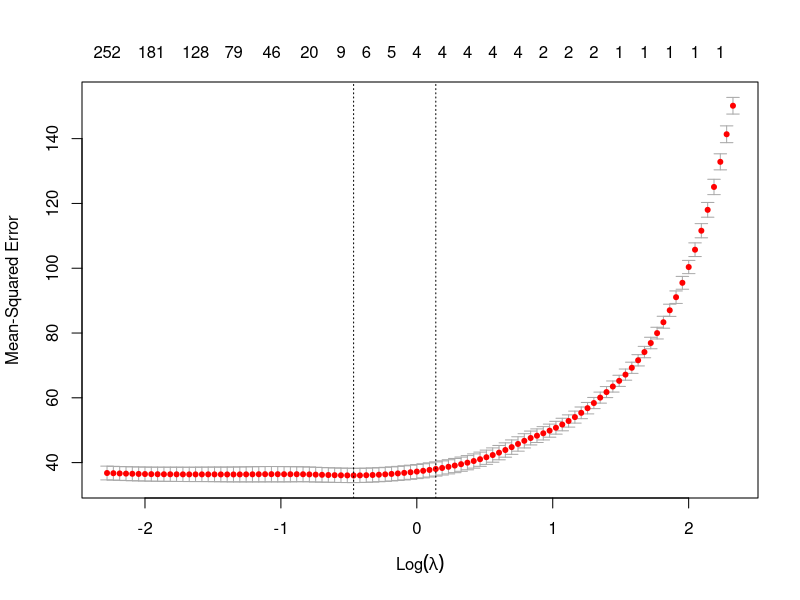

Generate this figure with R: (Note: this script raises an error after producing the figure.)
# FILENAME: FinalProjectObjective3.Rmd
# AUTHOR: Devon Rojas
# Summary: Performs forecasting analysis for Project Objective 3

##########################################
##### SET SEED AND IMPORT LIBRARIES ######
##########################################
set.seed(2)

library(tidyverse)
library(ggplot2)
library(glmnet)

##########################################
###### PREPROCESS DATA FOR ANALYSIS ######
##########################################
CleanedStudyData = read.csv("data/processed/cleaned_data_obj3.csv")
data = CleanedStudyData %>% mutate(across(PatientID:AssessmentID, as.factor))
# -------------------------------------
# Records Baseline (Day 0) data into a separate data frame for later use.
# -------------------------------------
Baseline = data %>% 
  filter(VisitDay == 0) %>% 
  select(PatientID, P1:G16) %>% 
  mutate(BaselinePANSS_Total = rowSums(across(P1:G16))) %>%
  rename_with(~ paste("Baseline", .x, sep=""), P1:G16)
# -------------------------------------
# Create additional variables in data for model
# -------------------------------------
StudyData = data  %>% 
  select(-c(X, SiteID, RaterID)) %>% 
  arrange(PatientID, VisitDay) %>%
  # -------------------------------------
# Record Lag and Lead variables for PANSS scores
# -------------------------------------
mutate(across(P1:PANSS_Total, ~ lag(.x, 1), .names="Lag{.col}"),
       across(P1:PANSS_Total, ~ lead(.x, 1), .names="Lead{.col}")) %>%
  fill(LagP1:LagPANSS_Total, .direction="up") %>%
  fill(LeadP1:LeadPANSS_Total, .direction="down") %>%
  # -------------------------------------
# Assign a TreatmentWeek variable to each patient's subsequent visit day
# (POTENTIAL ERROR: Duplicate VisitDays for a Patient getting incorrect
# TreatmentWeeks assigned to them.)
# -------------------------------------
group_by(PatientID) %>%
  arrange(VisitDay) %>%
  mutate(TreatmentWeek = row_number() - 1) %>%
  ungroup() %>%
  # -------------------------------------
# Join Baseline data into entire table and populate 
# through each PatientID
# -------------------------------------
left_join(Baseline) %>%
  arrange(PatientID, VisitDay) %>%
  fill(BaselineP1:BaselinePANSS_Total)

##########################################
####### DESIGN MODEL FOR ANALYSIS ########
##########################################
P = paste("P", 1:7, sep="")
N = paste("N", 1:7, sep="")
G = paste("G", 1:15, sep="")
a = c(P, N, G)
# -------------------------------------
# Dynamically generates all Lag, Lead, and Baseline variables
# -------------------------------------
LagVars = paste("Lag", a, sep="", collapse="+")
LeadVars = paste("Lead", a, sep="", collapse="+")
BaselineVars = paste("Baseline", a, sep="", collapse="+")
# -------------------------------------
# Build model from user-specified Predictors and dynamically 
# generated variables from above
# -------------------------------------
model = as.formula(paste("PANSS_Total ~ 
                         PatientID + 
                         Country + 
                         TreatmentWeek*TxGroup + 
                         BaselinePANSS_Total + 
                         LagPANSS_Total + 
                         LeadPANSS_Total", 
                         LagVars, 
                         LeadVars, 
                         BaselineVars, 
                         sep="+", collapse="+"))

# -------------------------------------
# Pull Study E data out since we will be predicting on it later
# -------------------------------------
# ModelData = StudyData %>% filter(Study != "E")
StudyEData = StudyData %>% filter(Study == "E")
ModelData = StudyEData # * Actually, lets look at what just using StudyE on model will do.

##########################################
######## LASSO REGRESSION METHOD #########
##########################################
x = model.matrix(model, ModelData)[, -1]
y = ModelData$PANSS_Total
grid = 10^seq(10, -2, length=100)

train = sample(1:nrow(x), 0.7*nrow(x))
test = (-train)

lasso.mod = glmnet(x[train,], y[train], alpha=1, lambda=grid)
# plot(lasso.mod)

cv.out = cv.glmnet(x[train, ], y[train], alpha=1)
plot(cv.out)
bestlam.lasso = cv.out$lambda.min
# bestlam.lasso

##########################################
######## RIDGE REGRESSION METHOD #########
##########################################
# ridge.mod = glmnet(x[train,], y[train], alpha=0, lambda=grid)
# plot(ridge.mod)
# 
# cv.out = cv.glmnet(x[train, ], y[train], alpha=0)
# plot(cv.out)
# bestlam.ridge = cv.out$lambda.min
# bestlam.ridge

##########################################
###### ANALYZE TEST RMSE FOR MODEL #######
##########################################
lasso.mod = glmnet(x[train, ], y[train], alpha=1, lambda=bestlam.lasso)
# ridge.mod = glmnet(x[train, ], y[train], alpha=0, lambda=bestlam)

preds.lasso = predict(lasso.mod, s=bestlam.lasso, newx=x[test,])
# preds.ridge = predict(ridge.mod, s=bestlam, newx=x[test,])

caret::RMSE(preds.lasso, y[test])
# RMSE(preds.ridge, y[test])

##########################################
### PERFORM REGRESSION ON ACTUAL DATA ####
##########################################
# -------------------------------------
# Calculate the last TreatmentWeek value for a Patient
# -------------------------------------
# StudyEData.MaxTreatmentWeek = StudyEData %>% 
#   group_by(PatientID) %>% 
#   summarise(maxTreatmentWeek = max(TreatmentWeek))

StudyEData.Wk18 = StudyEData %>% 
  group_by(PatientID) %>% 
  filter(abs(VisitDay - 126) == min(abs(VisitDay - 126))) %>% 
  distinct(PatientID, .keep_all=T) %>%
  mutate(VisitDay = 126)

# -------------------------------------
# Calculate next TreatmentWeek in sequence for Patient
# -------------------------------------
# StudyEData.Wk18 = StudyEData.Wk18 %>% 
#   left_join(StudyEData.MaxTreatmentWeek) %>% 
#   mutate(TreatmentWeek = maxTreatmentWeek + 1) %>% 
#   select(-maxTreatmentWeek)
# -------------------------------------
# Transform data for Lasso/Ridge Regression
# -------------------------------------
x_test = model.matrix(model, StudyEData.Wk18)[, -1]
# -------------------------------------
# Capture existing PANSS_Total scores for Patients 
# who have Week 18 data
# -------------------------------------
Week18Actual = StudyEData %>% 
  filter(Week == 18) %>% 
  arrange(PatientID) %>% 
  select(PatientID, PANSS_Total)
# -------------------------------------
# Create dataframe for model PANSS predictions
# -------------------------------------
# res = predict(ridge.mod, s=bestlam.ridge, newx=x_test)
res = predict(lasso.mod, s=bestlam.lasso, newx=x_test)
preds = tibble(
  PatientID = StudyEData.Wk18$PatientID, 
  PANSS_Total = res
)
# -------------------------------------
# Merge model predictions with existing PANSS_Total
# scores for Patients at Week 18 and export to CSV.
# -------------------------------------
Predictions = Week18Actual %>%
  full_join(preds, by="PatientID") %>%
  arrange(PatientID) %>%
  mutate(PANSS_Total = ifelse(is.na(PANSS_Total.x), PANSS_Total.y, PANSS_Total.x)) %>%
  select(-PANSS_Total.x, -PANSS_Total.y)
write.csv(Predictions, "output/PANSS_Predictions_Lasso_v3.csv", row.names = F)

##########################################
##########################################
##### UNUSED CODE AND OTHER ANALYSIS #####
##########################################
##########################################

# -------------------------------------
# As part of my development process, I considered using 
# weights in my model to influence how observations were
# treated. One of my approaches was to see how far away
# each patient observation was from 'Week 18' (which I 
# set as VisitDay 126), and then assign more weight to
# observations that were closer to that day. I thought
# this would add a sort of a KNN algorithm to the model.
# Unfortunately, after testing the resulting weights on
# various model forms, it appeared that it did not help
# to increase my model performance.
#
# **Note: This was done before I developed my latest model
# so it may be that the weights had no effect because my
# model was poor quality. **
# -------------------------------------
# StudyEData %>% mutate(weight = 1 -abs(VisitDay - 126)/126) %>%
#   ggplot(aes(Week, PANSS_Total)) +
#   geom_point(aes(group=PatientID, color=weight))

# -------------------------------------
# I also looked at the relationship between Treatment Week
# and PANSS_Total across different polynomial degrees to 
# get a better idea of which to use in my model design.
# -------------------------------------
# ggplot(StudyEData, aes(TreatmentWeek, PANSS_Total)) +
#   geom_point() +
#   geom_smooth(method="lm", formula=y~x, se=F, color="red") +
#   geom_smooth(method="lm", formula=y~I(x^2), se=F, color="blue") +
#   geom_smooth(method="lm", formula=y~I(x^3), se=F, color="green") +
#   geom_smooth(method="lm", formula=y~I(x^4), se=F, color="purple") +
#   facet_wrap(~TxGroup)

# -------------------------------------
# To further explore higher order relationships between
# the data, I plotted the Train and Test MSE of some
# models to see which order gave the best performance.
# -------------------------------------
# dfs = 10
# dfs = 5
# train_mse = rep(0, dfs)
# test_mse = rep(0, dfs)
# 
# model.1 = function(i) {
#   return (PANSS_Total ~ 
#             Country + 
#             TxGroup + 
#             (P1_0:G16_0) +
#             poly(TreatmentWeek, i, raw=T) + 
#             poly(TreatmentWeek, i, raw=T)*(PANSS_Total_0) +
#             poly(TreatmentWeek, i, raw=T)*(P1_0:G16_0) +
#             poly(TreatmentWeek, i, raw=T)*TxGroup +
#             TxGroup*PANSS_Total_0 +
#             TxGroup*(P1_0:G16_0))
# }
# model.2 = function(i) {
#   PANSS_Total ~
#   poly(TreatmentWeek, i, raw=T) +
#   poly(TreatmentWeek, i, raw=T)*(PANSS_Total_0) +
#   poly(TreatmentWeek, i, raw=T)*TxGroup +
#   TxGroup*PANSS_Total_0
# }
# 
# data = StudyEData.Wk1_17
# 
# for(i in 1:dfs) {
#   train = sample(1:nrow(data), nrow(data)/2)
#   test = (-train)
#   
#   model = lm(model.1(i),
#              data,
#              subset=train)
#   
#   pred_train = predict(model)
#   pred_test = predict(model, data[test,])
# 
#   train_mse[i] = RMSE(pred_train, data$PANSS_Total[train])
#   test_mse[i] = RMSE(pred_test, data$PANSS_Total[test])
# } 
# 
# ggplot(tibble(test_mse, 
#               train_mse, 
#               avg_mse = (test_mse + train_mse) /2,
#               boot_mse = boot_mse,
#               df = 1:dfs)) + 
#   geom_line(aes(df, test_mse), color="red") +
#   geom_line(aes(df, train_mse), color="blue") +
#   geom_line(aes(df, avg_mse), color="green") +
#   scale_x_continuous(breaks =c(1:dfs)) +
#   ylab("MSE")